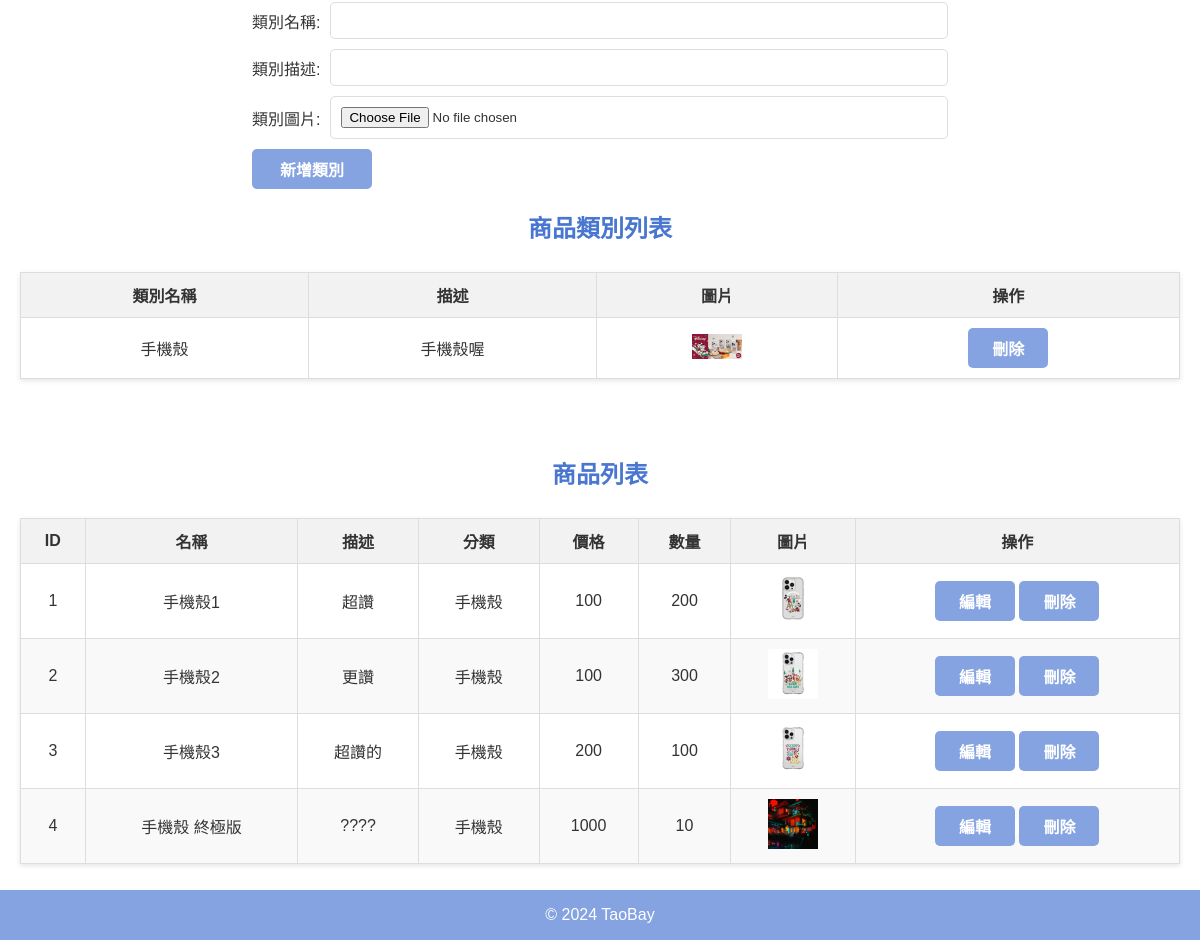
The page /admin/management.php (signed in, lower part) on the database as committed earlier.
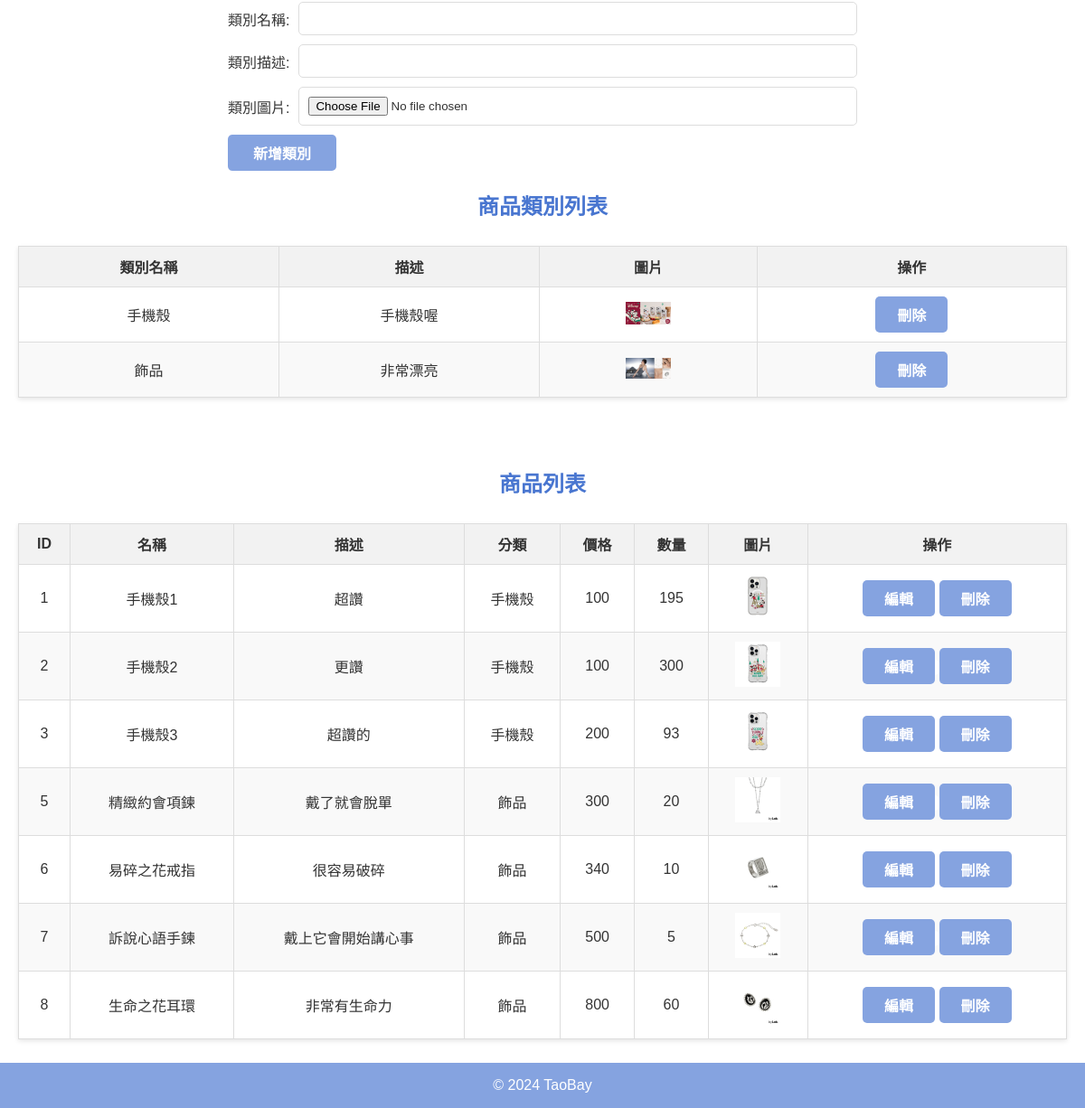
The same page on the database as committed later.
### tables this page shows
CREATE TABLE `category` (
  `category_id` int(11) NOT NULL,
  `name` varchar(50) DEFAULT NULL,
  `image_path` varchar(100) DEFAULT NULL,
  `description` varchar(100) DEFAULT NULL,
  PRIMARY KEY (`category_id`)
);

CREATE TABLE `product` (
  `product_id` int(11) NOT NULL,
  `category_id` int(11) NOT NULL,
  `name` varchar(50) DEFAULT NULL,
  `description` varchar(100) DEFAULT NULL,
  `image_path` varchar(100) DEFAULT NULL,
  `quantity` int(11) DEFAULT NULL,
  `price` decimal(10,0) DEFAULT NULL,
  PRIMARY KEY (`product_id`),
  KEY `category_id` (`category_id`),
  CONSTRAINT `product_ibfk_1` FOREIGN KEY (`category_id`) REFERENCES `category` (`category_id`)
);

### admin/management.php (the view, shortened to what this page needs)
<?php
include("../connection.php");
$categories = $pdo->query("SELECT * FROM category")->fetchAll(PDO::FETCH_ASSOC);
$products = $pdo->query("SELECT p.*, c.name AS category_name FROM product p LEFT JOIN category c ON p.category_id = c.category_id")->fetchAll(PDO::FETCH_ASSOC);
?>
<!DOCTYPE html>
<html lang="zh-Hant">
<head>
    <link href="style.css" rel="stylesheet">
</head>
<body>
<main>
    <form method="POST" enctype="multipart/form-data">
        <label>類別名稱: <input type="text" name="category_name" required></label>
        <label>類別描述: <input type="text" name="category_description"></label>
        <label>類別圖片: <input type="file" name="category_image"></label>
        <button type="submit" class="add">新增類別</button>
    </form>
    <h2>商品類別列表</h2><br>
    <table border="1">
        <thead>
        <tr>
            <th>類別名稱</th>
            <th>描述</th>
            <th>圖片</th>
            <th>操作</th>
        </tr>
        </thead>
        <tbody>
        <?php foreach ($categories as $category): ?>
            <tr>
                <td><?php echo htmlspecialchars($category['name']); ?></td>
                <td><?php echo htmlspecialchars($category['description']); ?></td>
                <td><img src="<?php echo htmlspecialchars('../' . $category['image_path']); ?>" alt="類別圖片" width="50"></td>
                <td>
                    <form method="POST" style="display:inline;">
                        <button type="submit" onclick="return confirm('確認刪除類別？');">刪除</button>
                    </form>
                </td>
            </tr>
        <?php endforeach; ?>
        </tbody>
    </table><br><br>
    <h2>商品列表</h2><br>
    <table border="1">
        <thead>
        <tr>
            <th>ID</th>
            <th>名稱</th>
            <th>描述</th>
            <th>分類</th>
            <th>價格</th>
            <th>數量</th>
            <th>圖片</th>
            <th>操作</th>
        </tr>
        </thead>
        <tbody>
        <?php foreach ($products as $product): ?>
            <tr>
                <td><?php echo htmlspecialchars($product['product_id']); ?></td>
                <td><?php echo htmlspecialchars($product['name']); ?></td>
                <td><?php echo htmlspecialchars($product['description']); ?></td>
                <td><?php echo htmlspecialchars($product['category_name']); ?></td>
                <td><?php echo htmlspecialchars($product['price']); ?></td>
                <td><?php echo htmlspecialchars($product['quantity']); ?></td>
                <td><img src="<?php echo htmlspecialchars('../' . $product['image_path']); ?>" alt="商品圖片" width="50"></td>
                <td>
                    <form method="POST" style="display:inline;">
                        <button type="submit">編輯</button>
                    </form>
                    <form method="POST" style="display:inline;">
                        <button type="submit" onclick="return confirm('確認刪除商品？');">刪除</button>
                    </form>
                </td>
            </tr>
        <?php endforeach; ?>
        </tbody>
    </table><br><br>
</main>
<footer>
    <p>&copy; 2024 TaoBay</p>
</footer>
</body>
</html>

Rows that differ between the two databases and show on the page:
removed product: product_id "4", name "手機殼 終極版", description "????", category.name "手機殼", price "1000", quantity "10", image_path (picture)
added category: name "飾品", description "非常漂亮", image_path (picture)
changed product "手機殼1": quantity "200" → "195"
changed product "手機殼3": quantity "100" → "93"
added product: product_id "5", name "精緻約會項鍊", description "戴了就會脫單", category.name "飾品", price "300", quantity "20", image_path (picture)
added product: product_id "6", name "易碎之花戒指", description "很容易破碎", category.name "飾品", price "340", quantity "10", image_path (picture)
added product: product_id "7", name "訴說心語手鍊", description "戴上它會開始講心事", category.name "飾品", price "500", quantity "5", image_path (picture)
added product: product_id "8", name "生命之花耳環", description "非常有生命力", category.name "飾品", price "800", quantity "60", image_path (picture)
